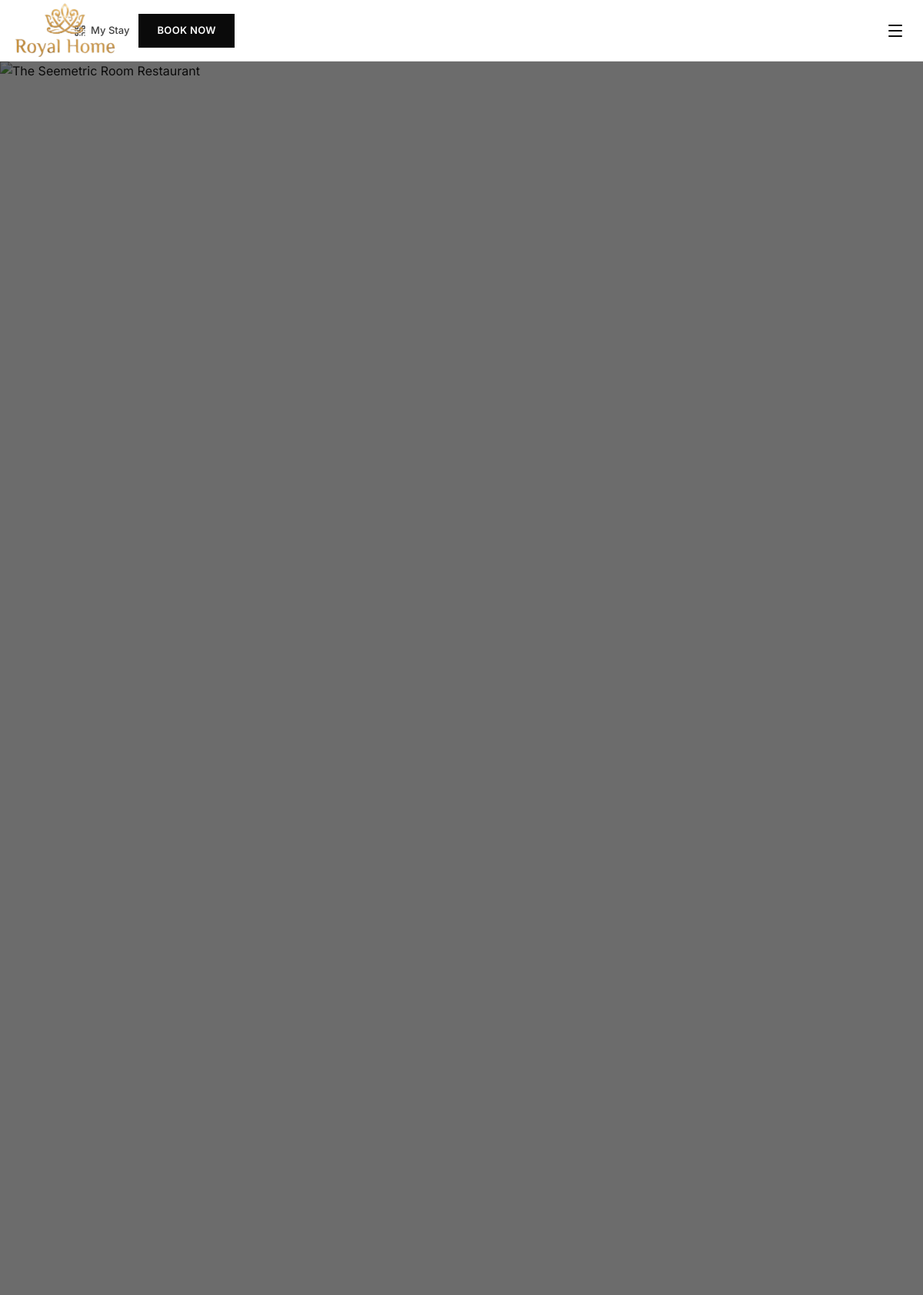
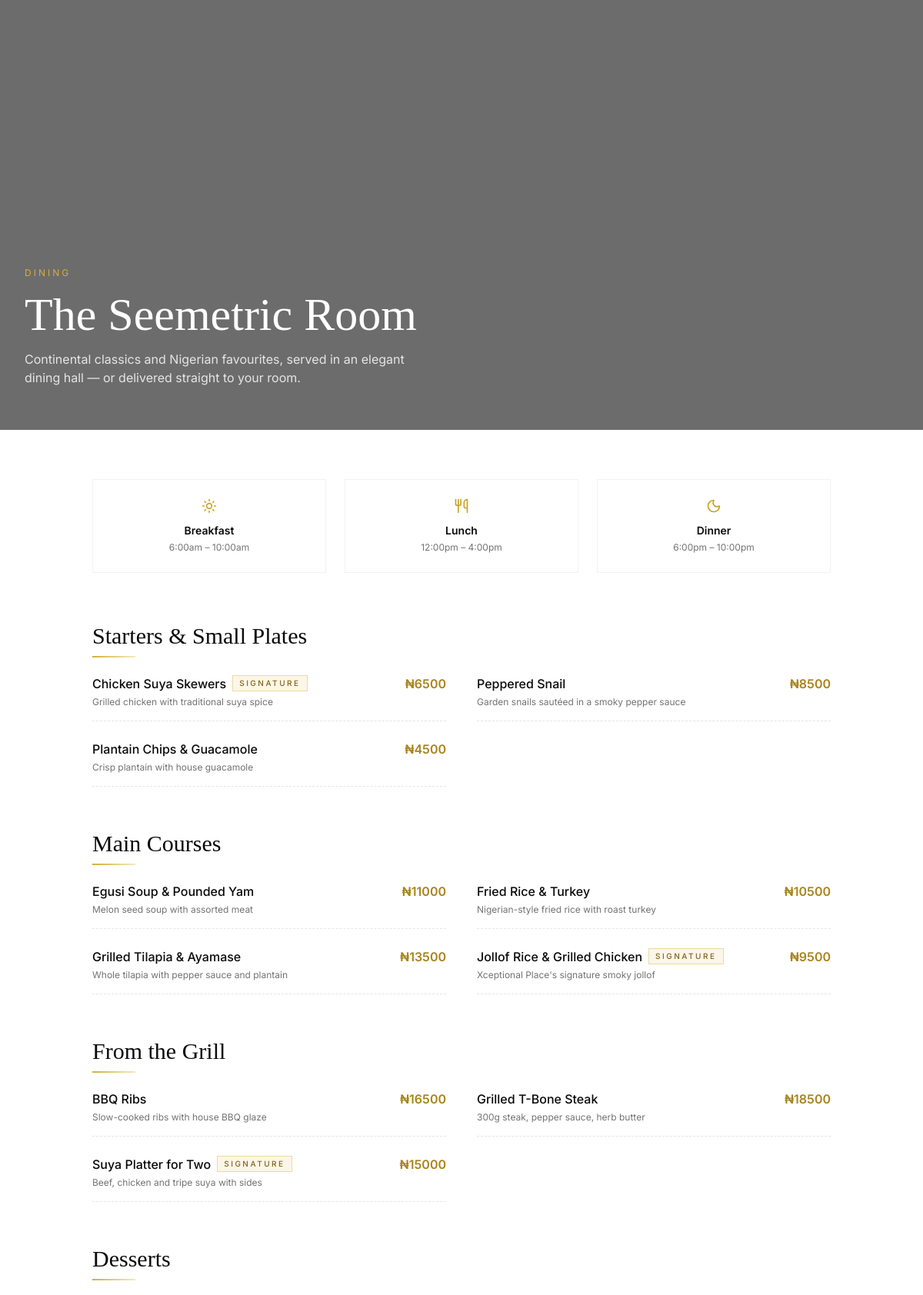
/restaurant/ (upper part), run on the app's committed database (2 pictures, top to bottom).
### restaurant/models.py (models this page shows, shortened)
class MenuCategory(models.Model):
    name = models.CharField(max_length=100)
    order = models.PositiveIntegerField(default=0)
    class Meta:
        ordering = ['order']
        verbose_name_plural = 'Menu categories'

class MenuItem(models.Model):
    category = models.ForeignKey(MenuCategory, related_name='items', on_delete=models.CASCADE)
    name = models.CharField(max_length=150)
    description = models.CharField(max_length=255, blank=True)
    price = models.DecimalField(max_digits=10, decimal_places=2)
    is_signature = models.BooleanField(default=False)
    is_available_room_service = models.BooleanField(default=True)
    spice_level = models.PositiveSmallIntegerField(default=0, help_text='0-3 chili icons')
    class Meta:
        ordering = ['category__order', 'name']

### restaurant/views.py (the view)
# urls.py: path('', views.menu, name='menu'),
def menu(request):
    categories = MenuCategory.objects.prefetch_related('items').all()
    return render(request, 'restaurant/menu.html', {'categories': categories})

### templates/restaurant/menu.html (shortened to what this page needs)
{% extends "base.html" %}
{% load static %}
{% block content %}
<section class="relative h-[50vh] min-h-[380px] overflow-hidden">
  <img src="{% static 'images/restaurant.jpg' %}" class="absolute inset-0 w-full h-full object-cover" alt="The Seemetric Room Restaurant">
  <div class="absolute inset-0 bg-ink/60"></div>
  <div class="relative h-full max-w-7xl mx-auto px-5 lg:px-8 flex flex-col justify-end pb-14">
    <p class="uppercase tracking-widest2 text-gold-400 text-xs mb-4">Dining</p>
    <h1 class="font-serif text-white text-4xl md:text-6xl">The Seemetric Room</h1>
    <p class="text-grey-200 mt-4 max-w-lg">Continental classics and Nigerian favourites, served in an elegant dining hall — or delivered straight to your room.</p>
  </div>
</section>
<section class="max-w-5xl mx-auto px-5 lg:px-8 py-16">
  <div class="grid grid-cols-1 sm:grid-cols-3 gap-6 mb-16 text-center">
    <div class="border border-grey-100 p-6">
      <i data-lucide="sun" class="w-5 h-5 text-gold-500 mx-auto mb-3"></i>
      <p class="text-sm font-semibold">Breakfast</p>
      <p class="text-xs text-grey-500 mt-1">6:00am – 10:00am</p>
    </div>
    <div class="border border-grey-100 p-6">
      <i data-lucide="utensils" class="w-5 h-5 text-gold-500 mx-auto mb-3"></i>
      <p class="text-sm font-semibold">Lunch</p>
      <p class="text-xs text-grey-500 mt-1">12:00pm – 4:00pm</p>
    </div>
    <div class="border border-grey-100 p-6">
      <i data-lucide="moon" class="w-5 h-5 text-gold-500 mx-auto mb-3"></i>
      <p class="text-sm font-semibold">Dinner</p>
      <p class="text-xs text-grey-500 mt-1">6:00pm – 10:00pm</p>
    </div>
  </div>
  {% for category in categories %}
  <div class="mb-14">
    <h2 class="font-serif text-2xl md:text-3xl mb-8 gold-underline">{{ category.name }}</h2>
    <div class="grid grid-cols-1 md:grid-cols-2 gap-x-10 gap-y-6">
      {% for item in category.items.all %}
      <div class="flex justify-between gap-4 border-b border-dashed border-grey-200 pb-4">
        <div>
          <p class="font-medium flex items-center gap-2">
            {{ item.name }}
            {% if item.is_signature %}<span class="text-[10px] uppercase tracking-widest2 bg-gold-50 text-gold-700 px-2 py-0.5 border border-gold-200">Signature</span>{% endif %}
          </p>
          {% if item.description %}<p class="text-xs text-grey-500 mt-1">{{ item.description }}</p>{% endif %}
        </div>
        <p class="text-gold-600 font-semibold whitespace-nowrap">₦{{ item.price|floatformat:0 }}</p>
      </div>
      {% endfor %}
    </div>
  </div>
  {% endfor %}
</section>
{% endblock %}

### static/css/site.css (style rules this page uses)
html { scroll-behavior: smooth; }
.gold-underline { position: relative; }
.gold-underline::after { content: ''; position: absolute; left: 0; bottom: -10px; height: 2px; width: 56px; background: linear-gradient(90deg, #d4af37, #f5e9c3); }

### data on the page
MenuCategory: name "Starters & Small Plates"
MenuItem: name "Chicken Suya Skewers", is_signature "SIGNATURE", description "Grilled chicken with traditional suya spice", price "6500"
MenuItem: name "Peppered Snail", description "Garden snails sautéed in a smoky pepper sauce", price "8500"
MenuItem: name "Plantain Chips & Guacamole", description "Crisp plantain with house guacamole", price "4500"
MenuCategory: name "Main Courses"
MenuItem: name "Egusi Soup & Pounded Yam", description "Melon seed soup with assorted meat", price "11000"
MenuItem: name "Fried Rice & Turkey", description "Nigerian-style fried rice with roast turkey", price "10500"
MenuItem: name "Grilled Tilapia & Ayamase", description "Whole tilapia with pepper sauce and plantain", price "13500"
MenuItem: name "Jollof Rice & Grilled Chicken", is_signature "SIGNATURE", description "Xceptional Place's signature smoky jollof", price "9500"
MenuCategory: name "From the Grill"
MenuItem: name "BBQ Ribs", description "Slow-cooked ribs with house BBQ glaze", price "16500"
MenuItem: name "Grilled T-Bone Steak", description "300g steak, pepper sauce, herb butter", price "18500"
MenuItem: name "Suya Platter for Two", is_signature "SIGNATURE", description "Beef, chicken and tripe suya with sides", price "15000"
MenuCategory: name "Desserts"
